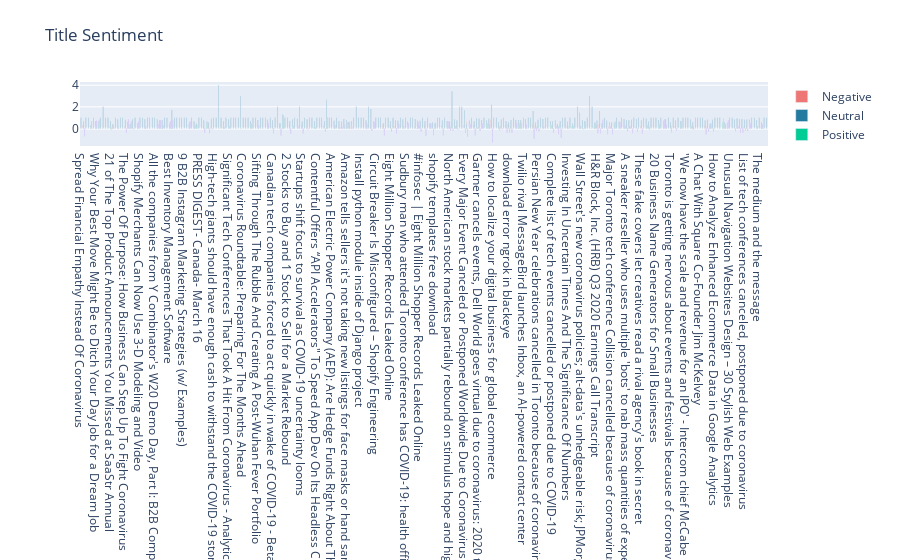

The cell this chart's notebook holds for it:
### Markdown cell above
**Plot Title Sentiment Score**

### Code cell
def graph_sentiment(text, score, graph_title):
    x = text
    y = [d.get('neg') for d in score]
    y1 = [d.get('neu') for d in score]
    y2 = [d.get('pos') for d in score]
    y3 = [d.get('compound') for d in score]

    fig = go.Figure(go.Bar(x=x, y=y, name='Negative', marker_color='#EE7674'))
    fig.add_trace(go.Bar(x=x, y=y1, name='Neutral', marker_color='#247BA0'))
    fig.add_trace(go.Bar(x=x, y=y2, name='Positive'))
    fig.add_trace(go.Bar(x=x, y=y3, name='Compound'))

    fig.update_layout(title=graph_title)
    fig.show()


graph_sentiment(news_df['title'], news_df['title_score'], 'Title Sentiment')

### Figure 1 — Plotly figure (JSON) as saved in the notebook; plotly's stock layout.template omitted (floating-point values rounded to 4 significant figures; data arrays with more than 128 entries replaced by an {"elided": "..."} marker saying what was removed)
{"data": [{"marker": {"color": "#EE7674"}, "name": "Negative", "type": "bar", "x": {"elided": "310 str values"}, "y": {"elided": "310 float values"}}, {"marker": {"color": "#247BA0"}, "name": "Neutral", "type": "bar", "x": {"elided": "310 str values"}, "y": {"elided": "310 float values"}}, {"name": "Positive", "type": "bar", "x": {"elided": "310 str values"}, "y": {"elided": "310 float values"}}, {"name": "Compound", "type": "bar", "x": {"elided": "310 str values"}, "y": {"elided": "310 float values"}}], "layout": {"title": {"text": "Title Sentiment"}}}
